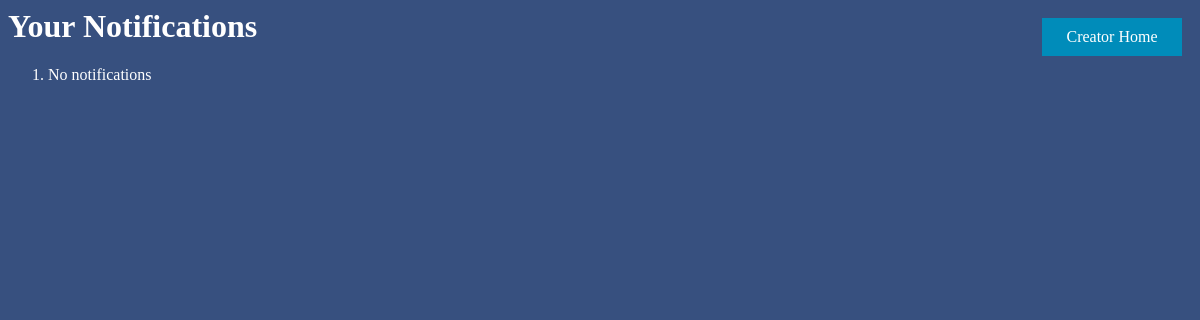
Page /notification_list/ (signed in) on the earlier database version.
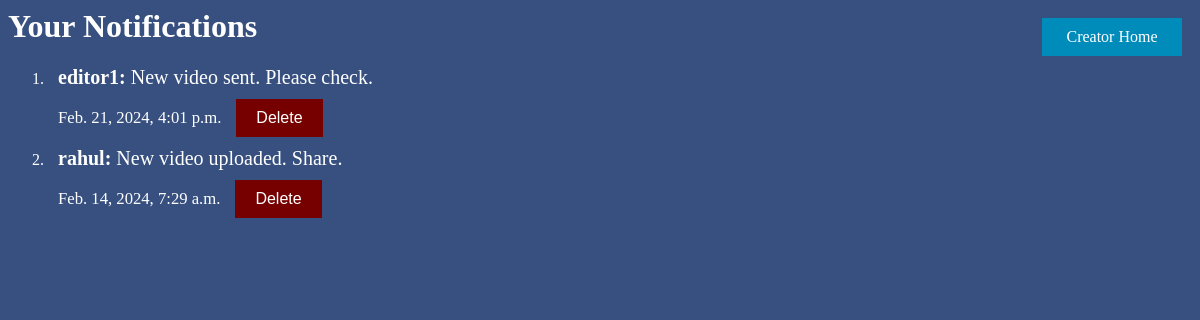
Same page on the later database version.
### datafortress/models.py (models this page shows, shortened)
class Notification(models.Model):
    sender = models.ForeignKey(User, on_delete=models.CASCADE, related_name='notifications_sent')
    recipient = models.ForeignKey(User, related_name='received_notifications', on_delete=models.CASCADE)
    message = models.CharField(max_length=200)
    timestamp = models.DateTimeField(auto_now_add=True)
    phone = models.CharField(max_length=15, default='')
    is_read = models.BooleanField(default=False)

### datafortress/views.py (the view)
# urls.py: path('notification_list/', views.notification_list, name='notification_list'),
@login_required
def notification_list(request):
    notifications = Notification.objects.filter(recipient=request.user).order_by('-timestamp')
    return render(request, 'notification_list.html', {'notifications': notifications})

### templates/notification_list.html
{% load static %}
<link rel="stylesheet" href="{% static 'stylehome.css' %}">
<body>
    <a style="float:right; width:100px; margin-right:10px; background-color:#008CBA; color:white;" class='button login-button' href="{% url 'welcome_creator' %}">Creator Home</a>
    <h1 style="color:white;">Your Notifications</h1>
    <ol style="color:white;">
        {% for notification in notifications %}
            <li style="border:0;">
                <div class="list-item">
                    {% if not notification.is_read %}
                        <strong>{{ notification.sender }}:</strong>
                    {% else %}
                        {{ notification.sender }}:
                    {% endif %}
                    {{ notification.message }}
                    <br>
                    <small>{{ notification.timestamp }}</small>
                    <a href="{% url 'delete_notification' notification.id %}">
                        <button type="submit" class='button logout-button'>Delete</button>
                    </a>
                </div>
            </li>
        {% empty %}
            <li>No notifications</li>
        {% endfor %}
    </ol>
</body>

Differences in the rows shown:
added Notification: sender "editor1", message "New video sent. Please check.", timestamp "Feb. 21, 2024, 4:01 p.m."
added Notification: sender "rahul", message "New video uploaded. Share.", timestamp "Feb. 14, 2024, 7:29 a.m."
Other differences:
text no longer shown: "No notifications"
